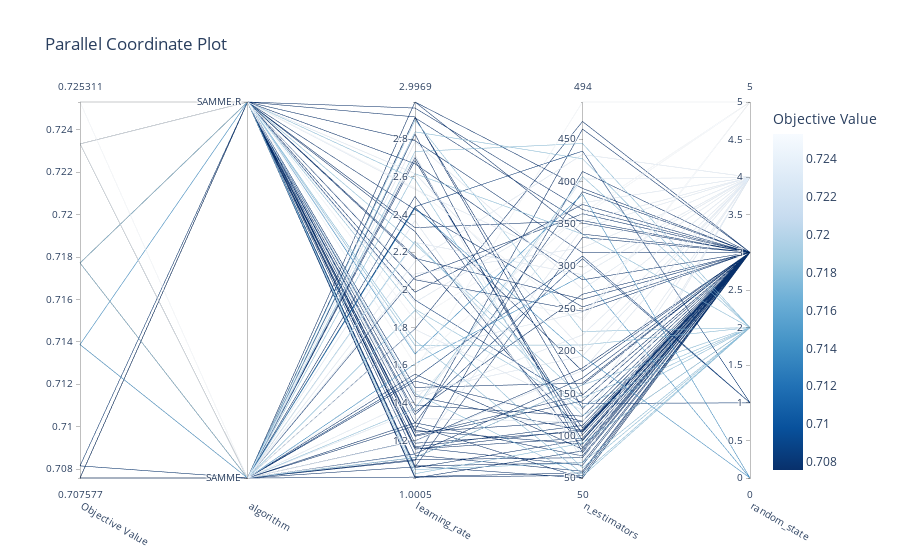

Notebook code cell kept with this figure:
### Code cell
from matplotlib import pyplot as plt
fig_study_Ada = optuna.visualization.plot_parallel_coordinate(study_Ada, params=["n_estimators", "learning_rate","algorithm","random_state"])
fig_study_Ada.show()
